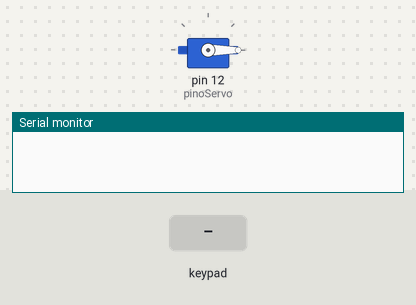
Simulated run of this sketch. Board: Arduino Uno, built with avr-gcc and run on an emulated ATmega328P. On the bench: servo, the last lines printed to the serial monitor. Inputs (shaded band) come from the test bench.

Above: at 6.2 s.
6.3 s: key '7' pressed
At 6.86 s:
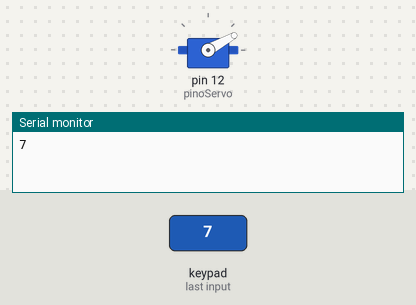
At 9.2 s:
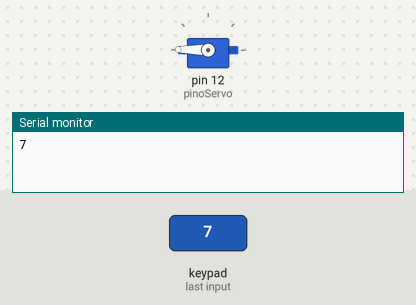
9.3 s: key 'C' pressed
At 10.89 s:
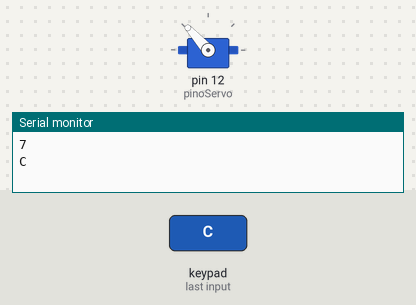
12.3 s: keypad keys 9 8 7 6 # pressed 0.4 s apart
17.3 s: keypad keys 9 8 7 6 * pressed 0.4 s apart
23.8 s: keypad keys 9 8 7 6 D pressed 0.4 s apart
Timing chart, 0 to 28.9 s (numbered marks = the images above; inputs shaded):
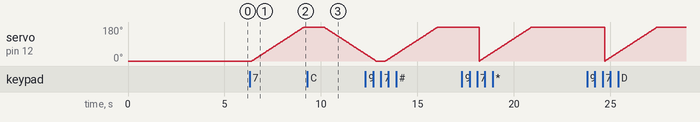

Measured:
- after the input at 6.3 s, servo on pin 12 (pinoServo): moves from 0° to 179° over 2.7 s, starting after 0.12 s

The sketch:

sketch_apr13a.ino
```cpp
#include <Servo.h>
#include <Key.h>
#include <Keypad.h>

const byte LINHAS = 4; // Linhas do teclado
const byte COLUNAS = 4; // Colunas do teclado
const char TECLAS_MATRIZ[LINHAS][COLUNAS] = { // Matriz de caracteres (mapeamento do teclado)
  {'1', '2', '3', 'A'},
  {'4', '5', '6', 'B'},
  {'7', '8', '9', 'C'},
  {'*', '0', '#', 'D'}
};


const int pinoServo = 12; //PINO DIGITAL UTILIZADO PELO SERVO 


  Servo s; //OBJETO DO TIPO SERVO


int pos; //POSIÃ‡ÃƒO DO SERVO


const byte PINOS_LINHAS[LINHAS] = {9
, 8, 7, 6}; // Pinos de conexao com as linhas do teclado
const byte PINOS_COLUNAS[COLUNAS] = {5, 4, 3, 2}; // Pinos de conexao com as colunas do teclado


Keypad teclado_personalizado = Keypad(makeKeymap(TECLAS_MATRIZ), PINOS_LINHAS, PINOS_COLUNAS, LINHAS, COLUNAS); // Inicia teclado


void setup() {
  Serial.begin(9600); // Inicia porta serial


    delay(5000);


  s.attach(pinoServo); //ASSOCIAÃ‡ÃƒO DO PINO DIGITAL AO OBJETO DO TIPO SERVO


  s.write(0); //INICIA O MOTOR NA POSIÃ‡ÃƒO 0Âº
}


void loop() {


  char leitura_teclas = teclado_personalizado.getKey(); // Atribui a variavel a leitura do teclado


  if (leitura_teclas) { // Se alguma tecla foi pressionada
    Serial.println(leitura_teclas); 
    // Imprime a tecla pressionada na porta serial


  if (leitura_teclas == '7')
  {

     delay(100);
     for(pos = 0; pos < 180; pos++){

      s.write(pos);

      delay (15);}


      delay(1000); 
  }
  else if (leitura_teclas == 'C')


  {


    for(pos = 180; pos >= 0; pos--){ //PARA "pos" IGUAL A 180, ENQUANTO "pos" MAIOR OU IGUAL QUE 0, DECREMENTA "pos"


    s.write(pos); //ESCREVE O VALOR DA POSIÃ‡ÃƒO QUE O SERVO DEVE GIRAR


    delay(15);


    }
    }


  


   
  }

}  
```
